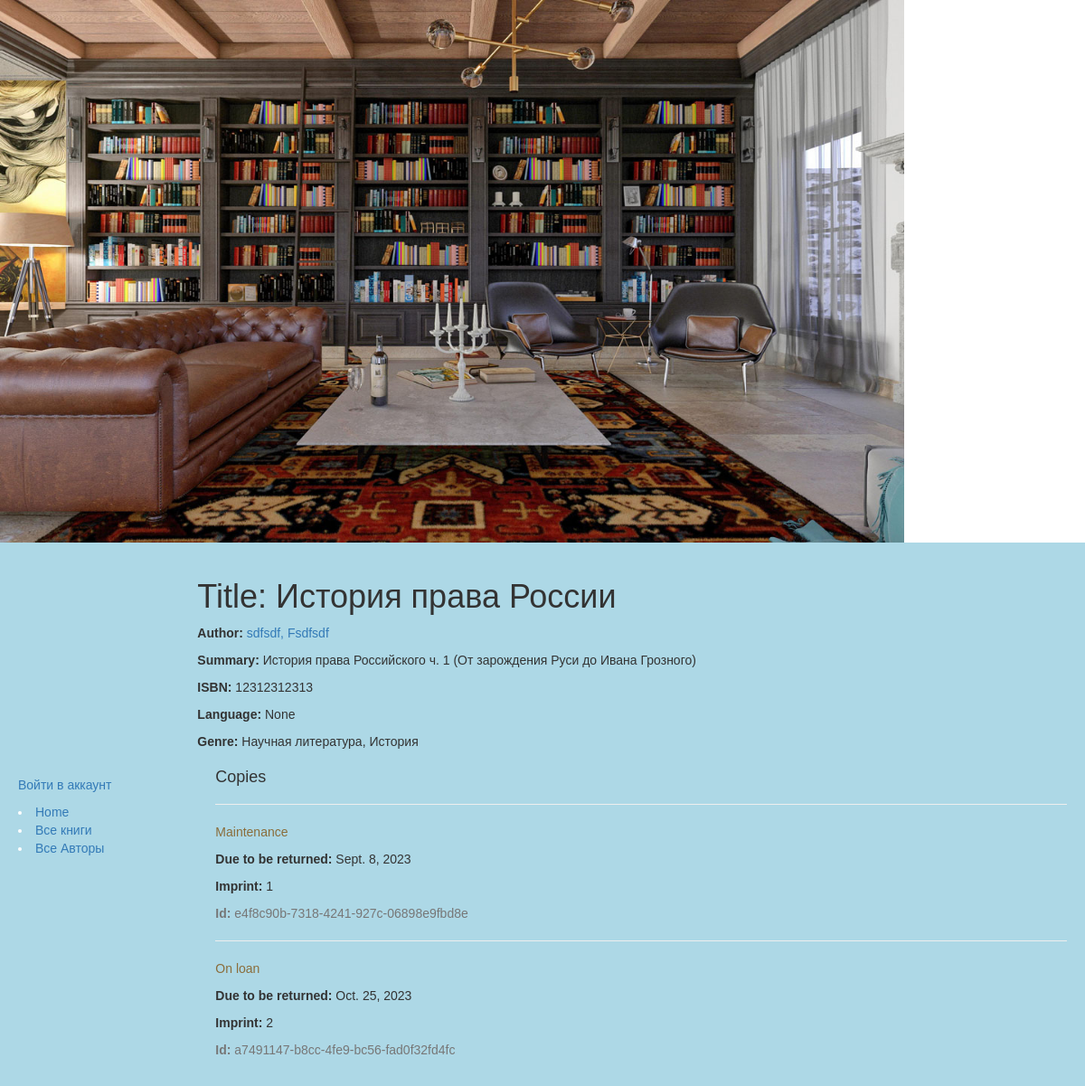
The page /catalog/book/1 on the database as committed earlier.
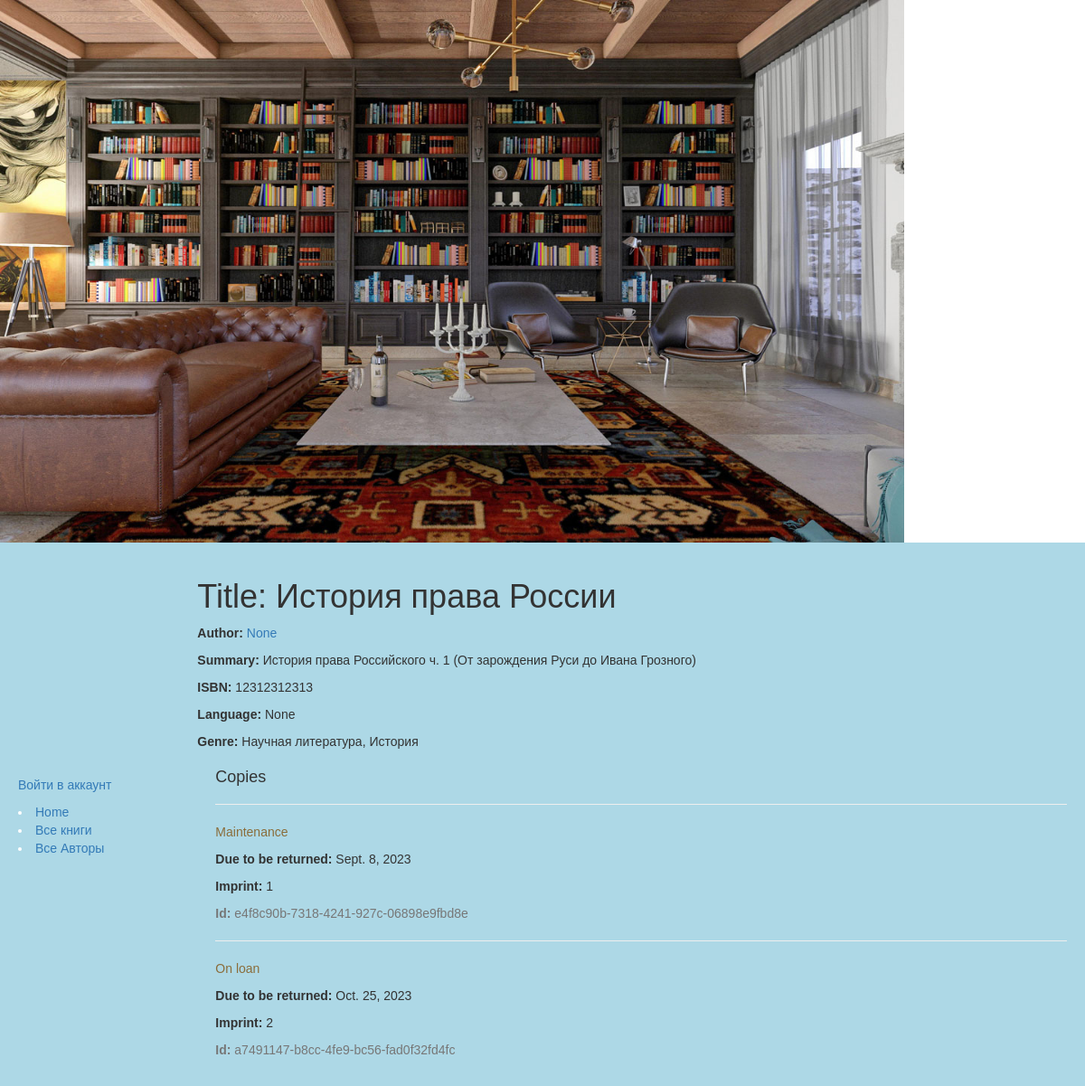
The same page on the database as committed later.
### catalog/models.py (models this page shows, shortened)
class Book(models.Model):
    title = models.CharField(max_length=200)
    author = models.ForeignKey('Author', on_delete=models.SET_NULL, null=True)
    summary = models.TextField(max_length=1000, help_text="Enter a brief description of the book")
    isbn = models.CharField('ISBN',max_length=13, help_text='13 Character <a href="https://www.isbn-international.org/content/what-isbn">ISBN number</a>')
    genre = models.ManyToManyField(Genre, help_text="Select a genre for this book")
    language=models.ForeignKey("language", on_delete=models.SET_NULL, null=True)
    def display_genre(self): # НУЖНО ДЛЯ ОТОБРАЖЕНИЯ ПОЛЕЙ НА САЙТЕ
        """
        Creates a string for the Genre. This is required to display genre in Admin.
        """
        return ', '.join([genre.name for genre in self.genre.all()[:3]])
    display_genre.short_description = 'Genre'

class Author(models.Model):
        first_name = models.CharField(max_length=100)
        last_name = models.CharField(max_length=100)
        date_of_birth = models.DateField(null=True, blank=True)
        date_of_death = models.DateField('Died', null=True, blank=True)
        def __str__(self):
            return '%s, %s' % (self.last_name, self.first_name)

### catalog/views.py (the view)
# urls.py: url(r'^book/(?P<pk>\d+)$', views.BookDetailView.as_view(), name='book-detail'),
class BookDetailView(generic.DetailView):
    model = Book

### catalog/models.py (called while the page is built)
    def __str__(self):
        return self.name

### catalog/templates/catalog/book_detail.html
{% extends "base_generic.html" %}
{% block content %}
  <h1>Title: {{ book.title }}</h1>
  <p><strong>Author:</strong> <a href="{% url 'author-detail' book.author.pk %}">{{ book.author }}</a></p>
  <p><strong>Summary:</strong> {{ book.summary }}</p>
  <p><strong>ISBN:</strong> {{ book.isbn }}</p>
  <p><strong>Language:</strong> {{ book.language }}</p>
  <p><strong>Genre:</strong> {% for genre in book.genre.all %} {{ genre }}{% if not forloop.last %}, {% endif %}{% endfor %}</p>
  <div style="margin-left:20px;margin-top:20px">
    <h4>Copies</h4>
    {% for copy in book.bookinstance_set.all %}
    <hr>
    <p class="{% if copy.status == 'a' %}text-success{% elif copy.status == 'd' %}text-danger{% else %}text-warning{% endif %}">{{ copy.get_status_display }}</p>
    {% if copy.status != 'a' %}<p><strong>Due to be returned:</strong> {{copy.due_back}}</p>{% endif %}
    <p><strong>Imprint:</strong> {{copy.imprint}}</p>
    <p class="text-muted"><strong>Id:</strong> {{copy.id}}</p>
    {% endfor %}
  </div>
{% endblock %}

Rows that differ between the two databases and show on the page:
changed Book "История права России": author "sdfsdf, Fsdfsdf" → "None"
